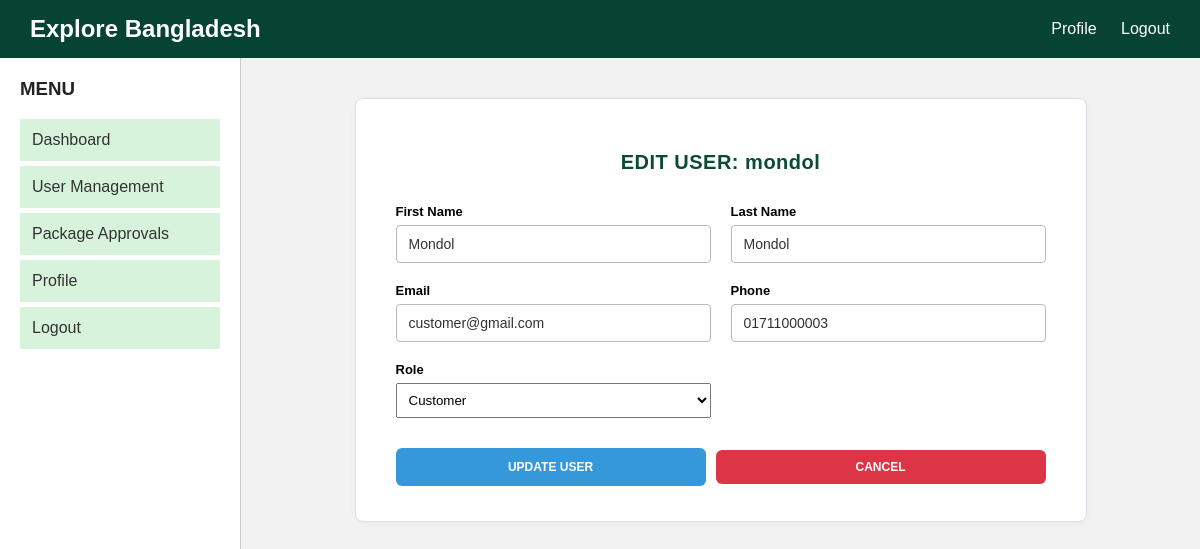
Screenshot of /View/admin-edit-user.php?id=3 (signed in) with the database file from the repository.
### tables this page shows
CREATE TABLE `user` (
  `id` int(11) NOT NULL,
  `first_name` varchar(100) DEFAULT NULL,
  `last_name` varchar(100) DEFAULT NULL,
  `gender` enum('Male','Female') DEFAULT NULL,
  `email` varchar(150) DEFAULT NULL,
  `phone` varchar(20) DEFAULT NULL,
  `country` varchar(50) DEFAULT NULL,
  `division` varchar(50) DEFAULT NULL,
  `road_street` text DEFAULT NULL,
  `post_code` varchar(20) DEFAULT NULL,
  `username` varchar(100) NOT NULL,
  `password` varchar(100) NOT NULL,
  `role` varchar(100) NOT NULL
);

### Model/user.php (called while the page is built, shortened)
<?php
function getUserById($id) {
    $conn = connect();
    $sql = "SELECT * FROM user WHERE id = $id";
    $result = mysqli_query($conn, $sql);
    if ($result && mysqli_num_rows($result) === 1) {
        return mysqli_fetch_assoc($result);
    }
    return null;
}
?>

### View/admin-edit-user.php (the view, shortened to what this page needs)
<?php
require_once '../Model/user.php';
$user_id = isset($_GET['id']) ? intval($_GET['id']) : 0;
$editUser = getUserById($user_id);
?>
<!DOCTYPE html>
<html>
<head>
    <link rel="stylesheet" href="header.css">
    <link rel="stylesheet" href="sidebar.css">
    <link rel="stylesheet" href="common-account.css">
</head>
<body>
    <?php include 'header.php'; ?>
    <div class="container">
        <?php include 'sidebar.php'; ?>
        <div class="main">
            <div class="profile-card">
                <h2>EDIT USER: <?= htmlspecialchars($editUser['username']) ?></h2>
                <form action="../Controller/admin-edit-user-validation.php" method="POST">
                    <div class="form-grid">
                        <div class="input-group">
                            <label>First Name</label>
                            <input type="text" name="first_name" value="<?= htmlspecialchars($editUser['first_name'] ?? '') ?>" required>
                        </div>
                        <div class="input-group">
                            <label>Last Name</label>
                            <input type="text" name="last_name" value="<?= htmlspecialchars($editUser['last_name'] ?? '') ?>" required>
                        </div>
                        <div class="input-group">
                            <label>Email</label>
                            <input type="email" name="email" value="<?= htmlspecialchars($editUser['email'] ?? '') ?>" required>
                        </div>
                        <div class="input-group">
                            <label>Phone</label>
                            <input type="text" name="phone" value="<?= htmlspecialchars($editUser['phone'] ?? '') ?>" required>
                        </div>
                        <div class="input-group">
                            <label>Role</label>
                            <select name="role" style="width: 100%; padding: 8px;">
                                <option value="customer" <?= $editUser['role'] == 'customer' ? 'selected' : '' ?>>Customer</option>
                            </select>
                        </div>
                    </div>
                    <div class="button-group" style="margin-top: 20px; display: flex; gap: 10px; align-items: center;">
    <button type="submit" class="btn btn-blue">UPDATE USER</button>
    <a href="admin-user-management.php" class="btn btn-red" style="text-decoration:none; display:inline-block; text-align:center; padding: 10px 20px; line-height: normal;">CANCEL</a>
</div>
                </form>
            </div>
        </div>
    </div>
</body>
</html>

### View/common-account.css (style rules this page uses)
body { margin: 0; font-family: Arial, sans-serif; background-color: rgb(242, 242, 242); color: rgb(34, 34, 34); }
.container { display: flex; min-height: calc(100vh - 60px); background-color: rgb(242, 242, 242); }
.main { flex: 1; display: flex; justify-content: center; align-items: flex-start; padding: 40px 20px; }
.profile-card { background-color: rgb(255, 255, 255); border: 1px solid rgb(220, 224, 230); border-radius: 8px; padding: 35px 40px; width: 100%; max-width: 650px; box-shadow: 0 2px 8px rgba(0, 0, 0, 0.04); }
.profile-card h2 { text-align: center; margin-bottom: 30px; font-size: 20px; font-weight: bold; color: rgb(11, 74, 52); letter-spacing: 0.5px; }
.form-grid { display: grid; grid-template-columns: 1fr 1fr; gap: 20px; margin-bottom: 30px; }
.input-group { display: flex; flex-direction: column; }
.input-group label { font-weight: bold; font-size: 13px; margin-bottom: 6px; color: rgb(0, 0, 0); }
.input-group input { border: 1px solid rgb(180, 185, 190); border-radius: 4px; padding: 10px 12px; font-size: 14px; color: rgb(50, 50, 50); background-color: rgb(255, 255, 255); outline: none; }
.button-group { display: flex; justify-content: space-between; gap: 15px; }
.btn { flex: 1; border: none; border-radius: 6px; padding: 12px 10px; font-weight: bold; font-size: 12px; color: rgb(255, 255, 255); cursor: pointer; transition: opacity 0.2s ease; }
.btn-blue { background-color: rgb(52, 152, 219); }
.btn-red { background-color: rgb(220, 53, 69); }

### rows the page displays
user: username "mondol", first_name "Mondol", last_name "Mondol", email "customer@gmail.com", phone "01711000003", role "Customer"
